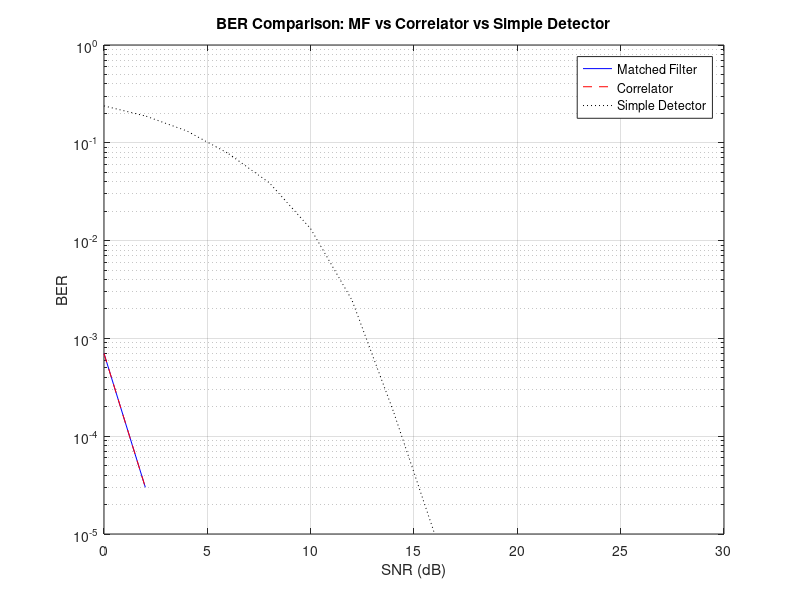

This figure's MATLAB source:
clc;
clear;
close all;

N = 1e5;

bits = randi([0 1], 1, N);

m = 20;
tx_signal = repelem(bits, m);

snr_db = 0:2:30;

s1 = ones(1, m);
s2 = zeros(1, m);
g = s1 - s2;
g_rep = repmat(g, 1, N);

threshold = sum(g .* s1) / 2;

BER_MF   = zeros(size(snr_db));
BER_corr = zeros(size(snr_db));
BER_simple = zeros(size(snr_db));

h_mf = fliplr(s1 - s2);                   % Matched filter impulse response

% --- Matched Filter Loop ---
for k = 1:length(snr_db)

    rx_signal = awgn(tx_signal, snr_db(k), 'measured');  
    
    
    %% Matched Filter
    mf_output = conv(rx_signal, h_mf);                   

    sampled_output = mf_output(m:m:N*m);                 

    detected_bits = sampled_output > threshold;           

    BER_MF(k) = sum(xor(bits, detected_bits)) / N;      
    
    %% Correlator
    corr_product = rx_signal .* g_rep;
    
    corr_matrix = reshape(corr_product, m, N);
    corr_output = sum(corr_matrix, 1);
    
    detected_bits = corr_output > threshold; 
    BER_corr(k) = sum(xor(bits, detected_bits)) / N;
    
    %Simple Detector
    sampled = rx_signal(m:m:end);
    
    detected_bits = sampled > 0.5;
    
    BER_simple(k) = sum(xor(bits, detected_bits)) / N;

end


figure;
semilogy(snr_db, BER_MF, 'b-');             % MF in blue
hold on;
semilogy(snr_db, BER_corr, 'r--');          % Correlator in red dashed
semilogy(snr_db, BER_simple, 'k:');         % Simple detector in black dotted
xlabel('SNR (dB)');
ylabel('BER');
title('BER Comparison: MF vs Correlator vs Simple Detector');
legend('Matched Filter', 'Correlator', 'Simple Detector');
grid on;
